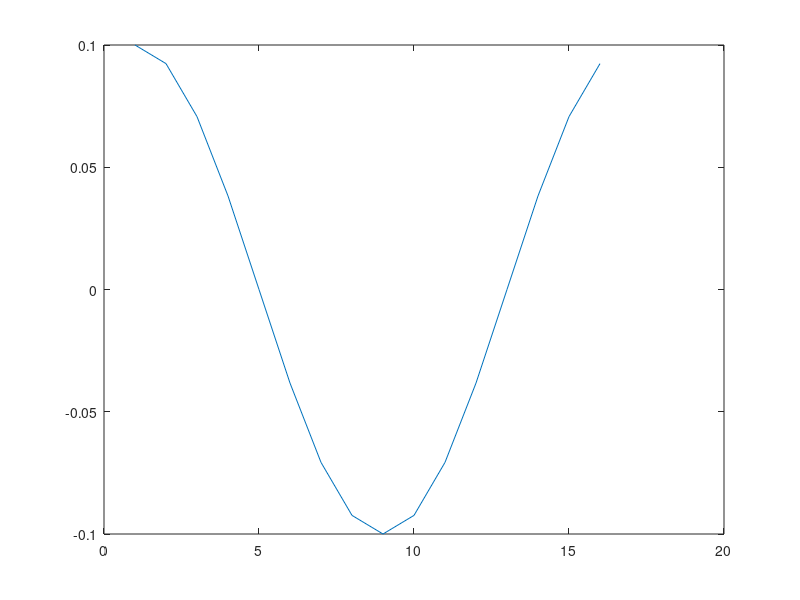

This figure's MATLAB source:
% Review on Distinguishability
close all; clear all; clc;

num_elec = 16;
j = [1:num_elec]'-1;
j = cosd( j*(360) / num_elec );

figure
plot(j);

% Graph 1: Voltage difference vs Target diameter

cond_h = 10;
vh = 1/cond_h * j;
plot(vh);


% Graph 2: Distinguishability vs Target diameter
